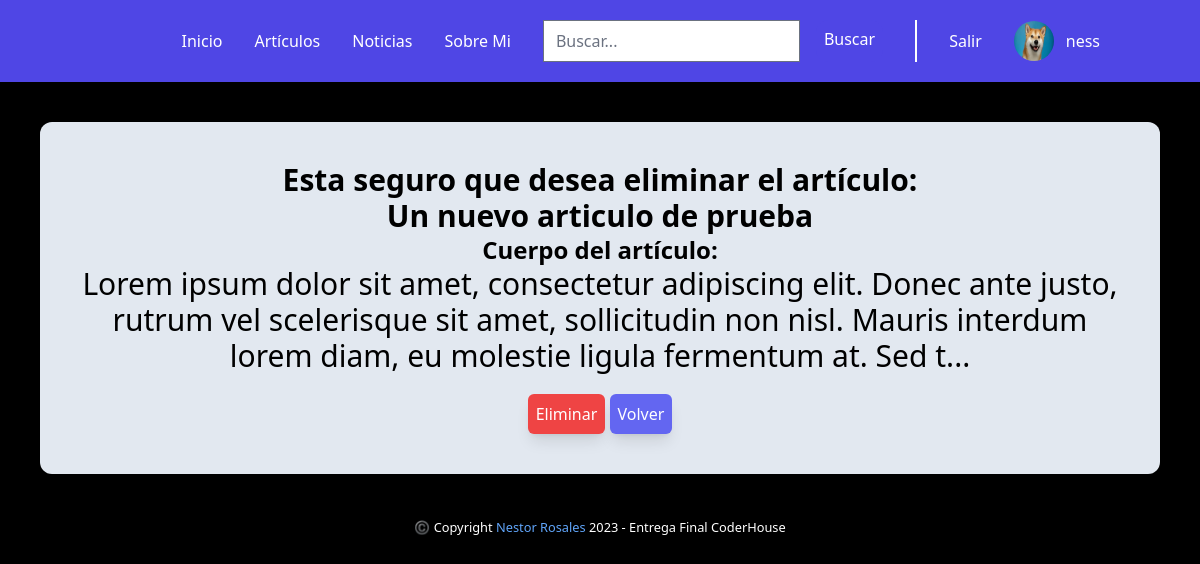
The app's page /article/14/eliminar (signed in) with its own data.
### users/models.py (models this page shows, shortened)
class Avatar(models.Model):
    user = models.OneToOneField(User, on_delete=models.CASCADE)
    descripcion = models.TextField(null=True, blank=True)
    link = models.URLField(null=True, blank=True)
    imagen = models.ImageField(upload_to='avatars', null=True, blank=True)

### blog/models.py (models this page shows, shortened)
class Articulo(models.Model):
    user = models.ForeignKey(settings.AUTH_USER_MODEL, null=True, on_delete=models.SET_NULL)
    titulo = models.CharField(max_length=40)
    subtitulo = models.CharField(max_length=30)
    cuerpo = RichTextField()
    fecha = models.DateTimeField(auto_now_add=True, editable=False)
    imagen = models.ImageField(upload_to='post_imgs/', null=True, blank=True)
    class Meta:
        ordering = ["titulo", "fecha"]

### blog/views.py (the view)
# urls.py: path("article/<int:pk>/eliminar", views.ArticleDelete.as_view(), name="Eliminar Artículo",),
class ArticleDelete(UserPassesTestMixin, DeleteView):
    model = Articulo
    template_name = "delete_article.html"
    success_url = reverse_lazy("Artículos")
    def test_func(self) -> bool | None:
        return self.request.user.is_superuser

### blog/templates/delete_article.html (shortened to what this page needs)
{% extends "./index.html" %} {% load static tailwind_tags %} {% block content %}
<main class="text-center m-10 p-10 bg-slate-200 rounded-xl">
  <form action="" method="POST">
    <strong class="text-3xl">
      Esta seguro que desea eliminar el artículo:
    </strong>
    <h1 class="text-3xl font-bold">{{articulo.titulo}}</h1>
    <p class="text-2xl">
      <strong for="html">Cuerpo del artículo:</strong>
      <div class="text-3xl">{{articulo.cuerpo | slice:":200" | safe }}...</div>
    </p>
    <button
      class="bg-red-500 shadow-lg p-2 rounded-md text-white hover:bg-white hover:text-black mt-5"
    >
      Eliminar
    </button>
    <button
    class="bg-indigo-500 shadow-lg p-2 rounded-md text-white hover:bg-white hover:text-black mt-5"
  >
    <a href="{% url "Artículos" %}">Volver</a>
  </button>
  </form>
</main>
{% endblock %}

### blog/templates/index.html (shortened to what this page needs)
<!DOCTYPE html>
<html lang="en">
  {% load static tailwind_tags %}
  {% load static %}
  <head>
    {% tailwind_css %}
  </head>
  <body class="bg-black">
    <header class="sticky top-0 z-50">
      <nav class="text-2xl p-5 bg-indigo-600 max-2xl:text-base">
        <ul class="flex flex-row gap-10 place-content-end mr-20 text-white items-center max-2xl:gap-8 max-2xl:items-center" >
          <li>
            <a href="{% url 'index' %}">Inicio</a>
          </li>
          {% if user.is_authenticated %}
          <li>
            <a href="{% url 'Artículos' %}">Artículos</a>
          </li>
          <li>
            <a href="{% url 'Noticias' %}">Noticias</a>
          </li>
          {% endif %}
          <li>
            <a href="{% url 'Sobre Mi' %}">Sobre Mi</a>
          </li>
          {% if user.is_authenticated %}
          <form class="flex flex-row gap-4 pr-8 border-r-2 border-white" action="{% url "Resultados" %}" method="get">
            <input class="text-black" type="text" placeholder="Buscar..." name="titulo" id="id_titulo" />
            <button
              type="submit"
              class="bg-indigo-600 px-2 pb-1 rounded-xl text-white hover:bg-indigo-700 hover:text-white"
            >
              Buscar
            </button>
          {% endif %}
          </form>
          {% if user.is_authenticated %}
          <li>
            <a href="{% url 'logout' %}">Salir</a>
          </li>
          <li class="flex items-center gap-3">
            {% if request.user.avatar.imagen %}
            <img class="h-10 w-10 rounded-full" src="{{request.user.avatar.imagen.url}}" alt="{{request.user.username}}">
          {% endif %}
            <a href="{% url 'Perfil' request.user.username %}">{{request.user.username}}</a>
          </li>
          {% endif %}
        </ul>
      </nav>
    </header>
    {% block content %}{% endblock %}
    <footer class="text-center pb-5 text-white">
      <small
        >©️ Copyright
        <a class="text-blue-400" href="https://ness733.github.io"
          >Nestor Rosales</a
        >
        2023 - Entrega Final CoderHouse</small
      >
    </footer>
  </body>
</html>

### records on screen
Articulo: titulo "Un nuevo articulo de prueba", cuerpo "Lorem ipsum dolor sit amet, consectetur adipiscing elit. Donec ante justo, rutrum vel scelerisque sit amet, sollicitudin non nisl. Mauris interdum lorem diam, eu molestie ligula fermentum at. Sed t"

### other values on screen
{{ request.user.username }} "ness"
